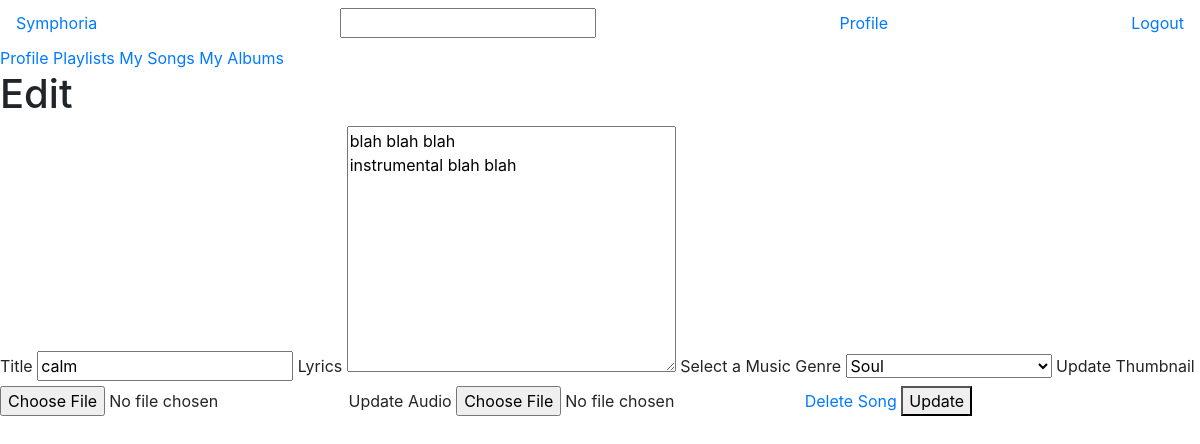
The app's page /my_songs/edit/1 (signed in) with its own data.
### models.py (models this page shows)
class Song(db.Model):
    id = db.Column(db.Integer, primary_key=True)
    name = db.Column(db.String(255), nullable=False)
    lyrics = db.Column(db.Text)
    release_date = db.Column(db.Date)
    genre = db.Column(db.String(64))
    flag = db.Column(db.Boolean, default=False)
    thumbnail = db.Column(db.String(255), nullable=False, unique=True)
    music_src = db.Column(db.String(255), nullable=False, unique=True)
    artist_id = db.Column(db.Integer, db.ForeignKey('user.id'), nullable=False)

### routes.py (the view)
@app.route('/my_songs/edit/<song_id>', methods=['GET','POST'])
@is_blacklist
def edit_song(song_id):
    if 'user_id' not in session:
        flash('Please log in', 'info')
        return redirect(url_for('login'))
    if session['user_id'] != Song.query.filter_by(id=song_id).first().artist_id:
        flash('You are not authorized to edit this song', 'info')
        return redirect(url_for('index'))
    if request.method == 'POST':
        title = request.form.get('title')
        genre = request.form.get('genre')
        lyrics = request.form.get('lyrics')
        thumbnail = request.files['thumbnail']
        audio = request.files['audio']
        if title == '' or genre == '':
            flash("Title and Genre can't be empty", 'info')
            return redirect(url_for('edit_song', song_id=song_id))
        song = Song.query.filter_by(id=song_id).first()
        song.name = title
        song.genre = genre
        song.lyrics = lyrics
        db.session.commit()
        if thumbnail.filename != '':
            if thumbnail.filename.split('.')[-1] not in ['jpg', 'jpeg', 'png']:
                flash('Thumbnail must be a jpg, jpeg, or png file', 'info')
                return redirect(url_for('edit_song', song_id=song_id))
            if thumbnail.content_length > MAX_FILE_SIZE:
                flash('Thumbnail must be less than 10 MB', 'info')
                return redirect(url_for('edit_song', song_id=song_id))
            os.remove(os.path.join(app.config['UPLOAD_FOLDER_SONG_THUMBNAIL'], song.thumbnail))
            thumbnail_filename = secure_filename(thumbnail.filename)
            thumbnail_filename = f"{song.id}.{thumbnail_filename.split('.')[-1]}"
            thumbnail.save(os.path.join(app.config['UPLOAD_FOLDER_SONG_THUMBNAIL'], thumbnail_filename))
            song.thumbnail = thumbnail_filename
            db.session.commit()
        if audio.filename != '':
            if audio.filename.split('.')[-1] not in ['mp3']:
                flash('Audio must be a mp3 file', 'info')
                return redirect(url_for('edit_song', song_id=song_id))
            if audio.content_length > MAX_FILE_SIZE:
                flash('Audio must be less than 10 MB', 'info')
                return redirect(url_for('edit_song', song_id=song_id))
            os.remove(os.path.join(app.config['UPLOAD_FOLDER_AUDIO'], song.music_src))
            audio_filename = secure_filename(audio.filename)
            audio_filename = f"{song.id}.{audio_filename.split('.')[-1]}"
            audio.save(os.path.join(app.config['UPLOAD_FOLDER_AUDIO'], audio_filename))
            song.music_src = audio_filename
            db.session.commit()
        flash('Song updated', 'info')
        return redirect(url_for('my_songs'))
    else:
        song = Song.query.filter_by(id=song_id).first()
        return render_template('edit_song.html', song=song)

### routes.py (called while the page is built)
def is_blacklist(f):
    @wraps(f)
    def decorated_function(*args, **kwargs):
        if 'user_id' in session:
            user = User.query.filter_by(id=session['user_id']).first()
            if user and user.blacklist:
                flash('You are blacklisted', 'info')
                return redirect(url_for('logout'))
        return f(*args, **kwargs)
    return decorated_function

### templates/edit_song.html (shortened to what this page needs)
{% extends 'layout.html' %}
{% block content %}
    <nav class="navbar">
        <a href="/">Symphoria</a>
        <input type="text">
        <a href="/profile">Profile</a>
        <a href="/logout">Logout</a>
    </nav>
    <div class="menubar">
        <a href="/profile">Profile</a>
        <a href='/my_playlists'>Playlists</a>
        <a href='/my_songs'>My Songs</a>
        <a href="/my_albums">My Albums</a>
    </div>
    <div class="info">
        <h1>Edit</h1>
        <form action="/my_songs/edit/{{ song.id }}" method="POST" enctype="multipart/form-data">
            <label for="title">Title</label>
            <input type="text" name="title" id="title" value="{{ song.name }}" required>
            <label for="lyrics">Lyrics</label>
            <textarea name="lyrics" id="lyrics" cols="30" rows="10">{{ song.lyrics }}</textarea>
            <label for="genre">Select a Music Genre</label>
            <select id="genre" name="genre" required>
                <option value="soul" {% if song.genre == "soul" %} selected {% endif %}>Soul</option>
            </select>
            <label for="thumbnail">Update Thumbnail</label>
            <input type="file" name="thumbnail" id="thumbnail" accept=".jpg, .jpeg, .png">
            <label for="audio">Update Audio</label>
            <input type="file" name="audio" id="audio" accept=".mp3">
            <a href="/my_songs/delete/{{ song.id }}">Delete Song</a>
            <button type="submit">Update</button>
        </form>
    </div>
{% endblock %}

### records on screen
Song: title "calm", lyrics "blah blah blah instrumental blah blah", genre "Soul"
